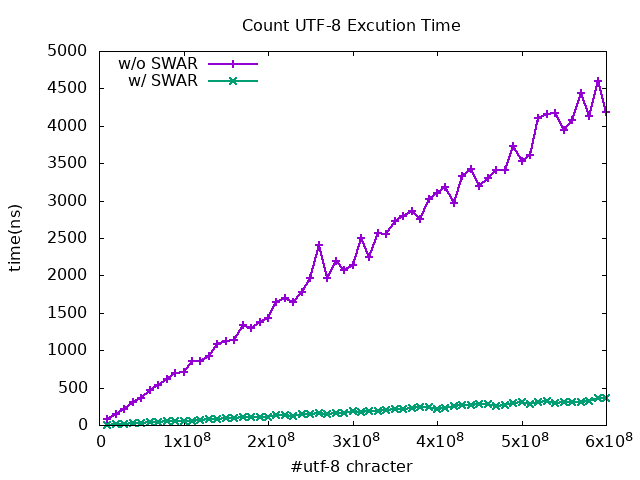

Reproduce this figure in gnuplot.
set title "Count UTF-8 Excution Time"
set terminal png font " Times_New_Roman,12 "
set xlabel "#utf-8 chracter"
set ylabel "time(ns)"
set output "plot.png"
set key left

plot "output.txt" using 1:2 with linespoints linewidth 2 title "w/o SWAR","output.txt" using 1:3 with linespoints linewidth 2 title "w/ SWAR"
